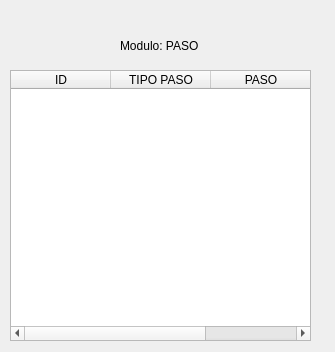
<?xml version="1.0" encoding="UTF-8"?>
<ui version="4.0">
 <class>Dialog</class>
 <widget class="QDialog" name="Dialog">
  <property name="geometry">
   <rect>
    <x>0</x>
    <y>0</y>
    <width>335</width>
    <height>352</height>
   </rect>
  </property>
  <property name="windowTitle">
   <string>Dialog</string>
  </property>
  <widget class="QTableWidget" name="tblPaso">
   <property name="geometry">
    <rect>
     <x>10</x>
     <y>70</y>
     <width>301</width>
     <height>271</height>
    </rect>
   </property>
   <column>
    <property name="text">
     <string>ID</string>
    </property>
   </column>
   <column>
    <property name="text">
     <string>TIPO PASO</string>
    </property>
   </column>
   <column>
    <property name="text">
     <string>PASO</string>
    </property>
   </column>
  </widget>
  <widget class="QLabel" name="label">
   <property name="geometry">
    <rect>
     <x>120</x>
     <y>30</y>
     <width>191</width>
     <height>31</height>
    </rect>
   </property>
   <property name="text">
    <string>Modulo: PASO</string>
   </property>
  </widget>
 </widget>
 <tabstops>
  <tabstop>tblPaso</tabstop>
 </tabstops>
 <resources/>
 <connections/>
</ui>
